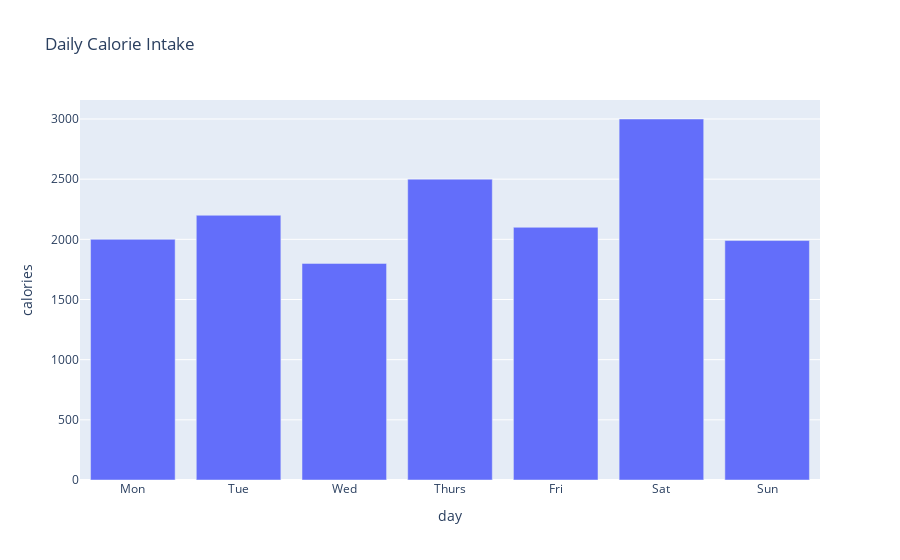

Notebook cell for this chart:
### Code cell
import pandas as pd
from django.shortcuts import render
from django.http import HttpResponse
import plotly.express as px
from plotly.offline import plot # Import plot from plotly.offline

calorie_data = {
    'day' : ['Mon','Tue','Wed','Thurs','Fri','Sat','Sun'],
    'calories' : [2000,2200,1800,2500,2100,3000,1990]
}
df = pd.DataFrame(calorie_data)   

# Create the Plotly bar chart
fig = px.bar(df, x='day', y='calories', title='Daily Calorie Intake')
fig.show()

### Figure 1 — Plotly figure (JSON) as saved in the notebook; plotly's stock layout.template omitted (floating-point values rounded to 4 significant figures)
{"data": [{"hovertemplate": "day=%{x}<br>calories=%{y}<extra></extra>", "legendgroup": "", "marker": {"color": "#636efa", "pattern": {"shape": ""}}, "name": "", "orientation": "v", "showlegend": false, "textposition": "auto", "type": "bar", "x": ["Mon", "Tue", "Wed", "Thurs", "Fri", "Sat", "Sun"], "xaxis": "x", "y": [2000, 2200, 1800, 2500, 2100, 3000, 1990], "yaxis": "y"}], "layout": {"barmode": "relative", "legend": {"tracegroupgap": 0}, "title": {"text": "Daily Calorie Intake"}, "xaxis": {"anchor": "y", "domain": [0, 1], "title": {"text": "day"}}, "yaxis": {"anchor": "x", "domain": [0, 1], "title": {"text": "calories"}}}}
